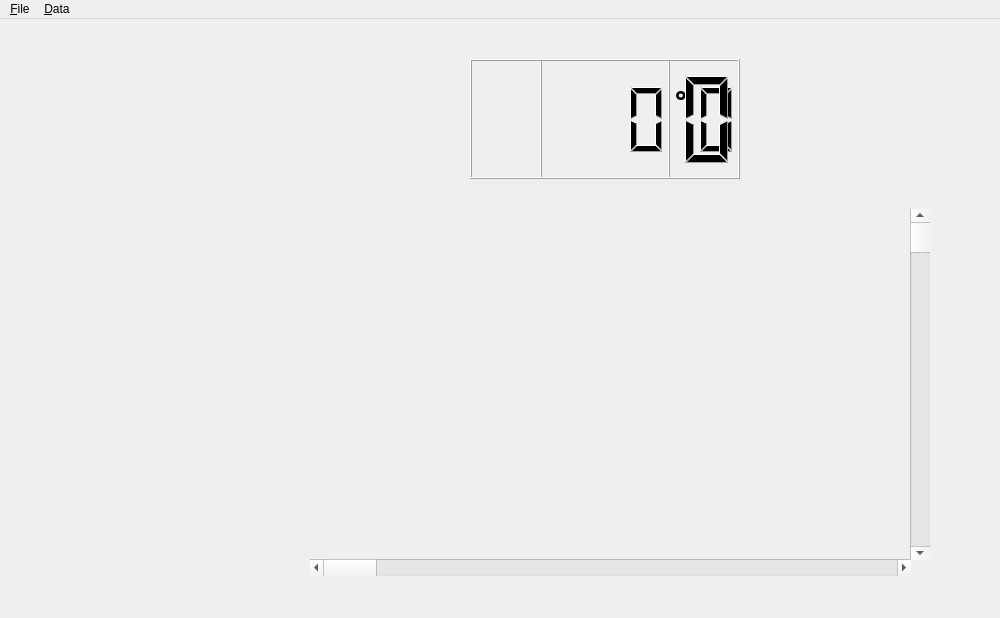
<?xml version="1.0" encoding="UTF-8"?>
<ui version="4.0">
 <class>TemperatureMainWindow</class>
 <widget class="QMainWindow" name="TemperatureMainWindow">
  <property name="geometry">
   <rect>
    <x>0</x>
    <y>0</y>
    <width>1000</width>
    <height>618</height>
   </rect>
  </property>
  <property name="windowTitle">
   <string>MainWindow</string>
  </property>
  <widget class="QWidget" name="centralWidget">
   <widget class="QCustomPlot" name="plot" native="true">
    <property name="enabled">
     <bool>true</bool>
    </property>
    <property name="geometry">
     <rect>
      <x>310</x>
      <y>190</y>
      <width>601</width>
      <height>351</height>
     </rect>
    </property>
    <property name="sizePolicy">
     <sizepolicy hsizetype="Preferred" vsizetype="MinimumExpanding">
      <horstretch>0</horstretch>
      <verstretch>0</verstretch>
     </sizepolicy>
    </property>
   </widget>
   <widget class="QScrollBar" name="verticalScrollBar">
    <property name="geometry">
     <rect>
      <x>910</x>
      <y>190</y>
      <width>20</width>
      <height>351</height>
     </rect>
    </property>
    <property name="orientation">
     <enum>Qt::Vertical</enum>
    </property>
   </widget>
   <widget class="QScrollBar" name="horizontalScrollBar">
    <property name="geometry">
     <rect>
      <x>310</x>
      <y>540</y>
      <width>601</width>
      <height>17</height>
     </rect>
    </property>
    <property name="orientation">
     <enum>Qt::Horizontal</enum>
    </property>
   </widget>
   <widget class="QWidget" name="widget" native="true">
    <property name="geometry">
     <rect>
      <x>450</x>
      <y>10</y>
      <width>301</width>
      <height>171</height>
     </rect>
    </property>
    <widget class="QLCDNumber" name="lcdNumber_2">
     <property name="geometry">
      <rect>
       <x>90</x>
       <y>30</y>
       <width>200</width>
       <height>120</height>
      </rect>
     </property>
    </widget>
    <widget class="QLabel" name="label">
     <property name="geometry">
      <rect>
       <x>225</x>
       <y>10</y>
       <width>20</width>
       <height>120</height>
      </rect>
     </property>
     <property name="font">
      <font>
       <family>Aharoni</family>
       <pointsize>20</pointsize>
       <weight>75</weight>
       <bold>true</bold>
      </font>
     </property>
     <property name="text">
      <string>°</string>
     </property>
    </widget>
    <widget class="QLCDNumber" name="lcdNumber">
     <property name="geometry">
      <rect>
       <x>20</x>
       <y>30</y>
       <width>200</width>
       <height>120</height>
      </rect>
     </property>
    </widget>
    <widget class="QLCDNumber" name="lcdNumber_3">
     <property name="geometry">
      <rect>
       <x>20</x>
       <y>30</y>
       <width>270</width>
       <height>120</height>
      </rect>
     </property>
    </widget>
   </widget>
   <widget class="QPushButton" name="pushButton">
    <property name="geometry">
     <rect>
      <x>960</x>
      <y>0</y>
      <width>40</width>
      <height>40</height>
     </rect>
    </property>
    <property name="text">
     <string/>
    </property>
    <property name="icon">
     <iconset resource="images.qrc">
      <normaloff>:/images/close3.png</normaloff>
      <normalon>:/images/close3.png</normalon>:/images/close3.png</iconset>
    </property>
    <property name="iconSize">
     <size>
      <width>60</width>
      <height>60</height>
     </size>
    </property>
    <property name="flat">
     <bool>true</bool>
    </property>
   </widget>
  </widget>
  <widget class="QMenuBar" name="menuBar">
   <property name="geometry">
    <rect>
     <x>0</x>
     <y>0</y>
     <width>1000</width>
     <height>23</height>
    </rect>
   </property>
   <widget class="QMenu" name="menuFile">
    <property name="title">
     <string>&amp;File</string>
    </property>
    <addaction name="saveFile"/>
    <addaction name="openFile"/>
   </widget>
   <widget class="QMenu" name="menu">
    <property name="title">
     <string>&amp;Data</string>
    </property>
    <addaction name="historyFile"/>
    <addaction name="showInPlot"/>
   </widget>
   <addaction name="menuFile"/>
   <addaction name="menu"/>
  </widget>
  <action name="saveFile">
   <property name="text">
    <string>&amp;Save</string>
   </property>
  </action>
  <action name="openFile">
   <property name="text">
    <string>&amp;Open</string>
   </property>
  </action>
  <action name="historyFile">
   <property name="text">
    <string>SourceF&amp;ile</string>
   </property>
  </action>
  <action name="showInPlot">
   <property name="text">
    <string>ShowIn&amp;Plot</string>
   </property>
  </action>
 </widget>
 <layoutdefault spacing="6" margin="11"/>
 <customwidgets>
  <customwidget>
   <class>QCustomPlot</class>
   <extends>QWidget</extends>
   <header location="global">qcustomplot.h</header>
   <container>1</container>
  </customwidget>
 </customwidgets>
 <resources>
  <include location="images.qrc"/>
 </resources>
 <connections/>
</ui>
